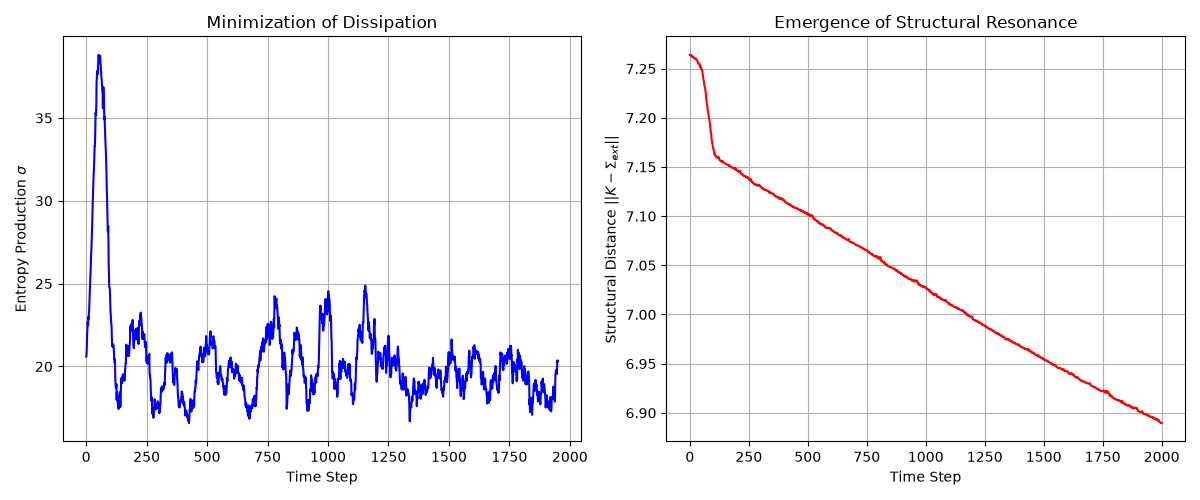

Here is the Python script that generated this plot:
import numpy as np
import matplotlib.pyplot as plt  
from tqdm import tqdm  


def simulate_structural_resonance(N: int = 50, steps: int = 2000, dt: float = 0.05) -> None:
    """
    Simulate a plastic neural field with adaptive coupling K_t.
    Shows entropy production decreases and internal structure correlates
    with external perturbation statistics.
    """
    np.random.seed(42)

    # External environment statistics (a hidden covariance matrix)
    # We create a structured external covariance
    env_features = np.random.randn(N, 5)
    env_cov = env_features @ env_features.T
    # Normalize
    env_cov = env_cov / np.max(np.abs(env_cov))

    # Internal states
    theta = np.random.uniform(0, 2 * np.pi, N)

    # Adaptive coupling matrix, initialized randomly
    K = np.random.uniform(0, 0.1, (N, N))
    K = (K + K.T) / 2  # symmetric
    np.fill_diagonal(K, 0)

    entropy_production = []
    structural_error = []

    # Learning rate for structural deformation (least action)
    eta = 0.01

    for _ in tqdm(range(steps)):
        # External perturbation drawn from environment statistics
        ext_noise = np.random.multivariate_normal(np.zeros(N), env_cov + np.eye(N) * 0.1)

        # Compute internal dynamics
        # Phase differences
        theta_diff = theta.reshape(1, N) - theta.reshape(N, 1)
        sin_diff = np.sin(theta_diff)

        # dtheta = K * sin(theta_diff) + external_perturbation
        dtheta = np.sum(K * sin_diff, axis=1) + ext_noise

        # Update theta
        theta += dtheta * dt

        # Entropy production (dissipation is proportional to squared rate of change)
        sigma = np.sum(dtheta**2)
        entropy_production.append(sigma)

        # By Principle of Least Action, K deforms to minimize sigma
        # The gradient of sigma w.r.t K_{ij} is approximately:
        # d_sigma / d_K_{ij} = 2 * dtheta_i * sin(theta_j - theta_i)
        # We update K via gradient descent
        dsigma_dK = np.outer(dtheta, np.ones(N)) * sin_diff
        dsigma_dK = (dsigma_dK + dsigma_dK.T) / 2

        K -= eta * dsigma_dK * dt
        K = np.clip(K, 0, 1)  # coupling must be non-negative
        np.fill_diagonal(K, 0)

        # Measure correlation between internal geometry K and external statistics env_cov
        error = np.linalg.norm(K - env_cov)
        structural_error.append(error)

    # Plot results
    _, (ax1, ax2) = plt.subplots(1, 2, figsize=(12, 5))

    # Smooth entropy production for plotting
    window = 50
    smoothed_sigma = np.convolve(entropy_production, np.ones(window) / window, mode="valid")
    ax1.plot(smoothed_sigma, color="b")
    ax1.set_xlabel("Time Step")
    ax1.set_ylabel(r"Entropy Production $\sigma$")
    ax1.set_title("Minimization of Dissipation")
    ax1.grid(True)

    ax2.plot(structural_error, color="r")
    ax2.set_xlabel("Time Step")
    ax2.set_ylabel(r"Structural Distance $||K - \Sigma_{ext}||$")
    ax2.set_title("Emergence of Structural Resonance")
    ax2.grid(True)

    plt.tight_layout()
    plt.savefig("structural_resonance.png")
    print("Structural resonance simulation saved to structural_resonance.png")


if __name__ == "__main__":
    simulate_structural_resonance()
